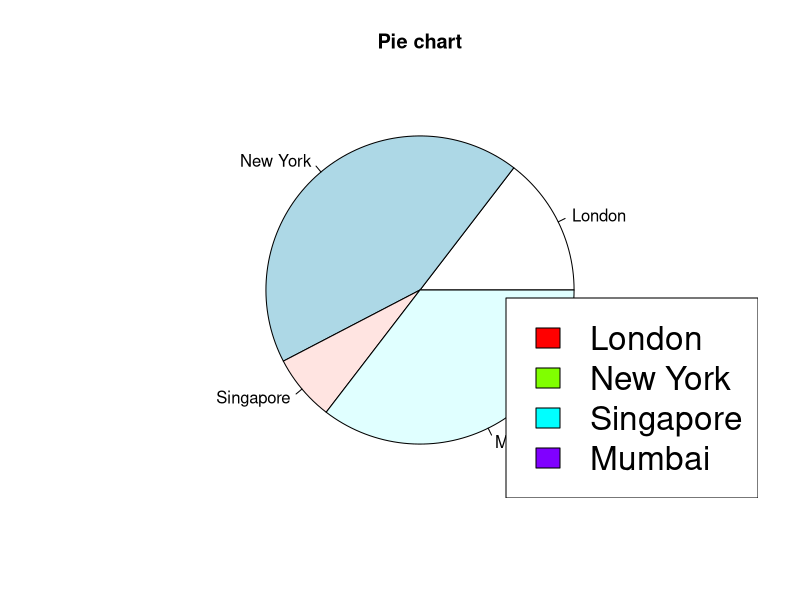

This chart was generated by the following R code:
## Pie Chart
x <- c(21,62,10,51)
labels <- c("London", "New York", "Singapore", "Mumbai")
# Plot the chart.
pie(x,labels,main = "Pie chart",)
legend("bottomright",labels,cex = 2,fill = rainbow(length(x)))